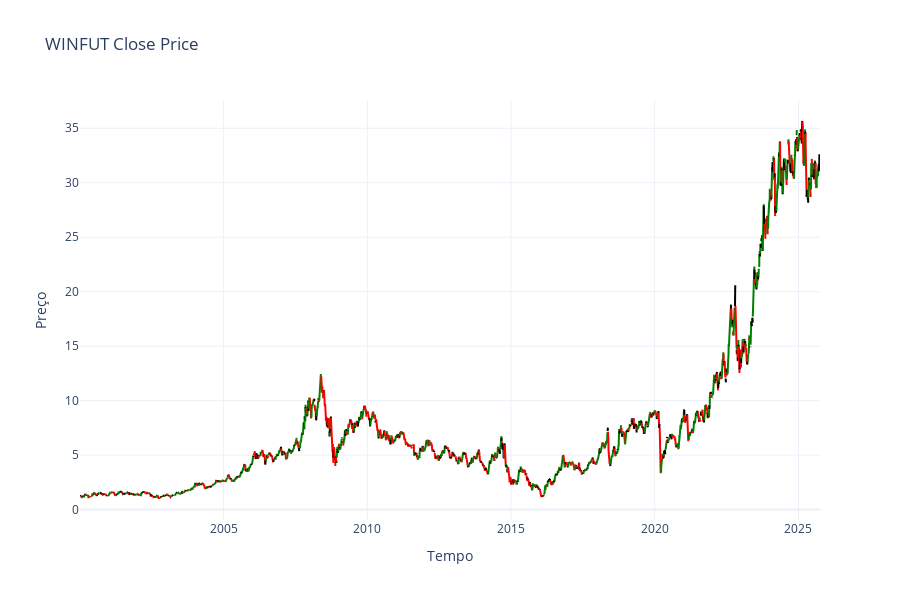

Notebook source saved alongside this figure:
### Code cell
import plotly.graph_objects as go
import numpy as np
df.set_index('time',inplace=True)
fig = go.Figure()

# Inicializar arrays
targets = df['target'].values
start_idx = 0

# Criar segmentos contínuos de cores
for i in range(1, len(targets)):
    if targets[i] != targets[start_idx]:
        # Determinar cor do segmento
        color = 'black'  # neutro
        if targets[start_idx] == 1:
            color = 'green'
        elif targets[start_idx] == -1:
            color = 'red'
        
        fig.add_trace(go.Scatter(
            x=df.index[start_idx:i],
            y=df['close'].iloc[start_idx:i],
            mode='lines',
            line=dict(color=color),
            showlegend=False
        ))
        start_idx = i

# Último segmento
color = 'black'
if targets[start_idx] == 1:
    color = 'green'
elif targets[start_idx] == -1:
    color = 'red'

fig.add_trace(go.Scatter(
    x=df.index[start_idx:],
    y=df['close'].iloc[start_idx:],
    mode='lines',
    line=dict(color=color),
    showlegend=False
))

# Layout
fig.update_layout(
    title="WINFUT Close Price",
    xaxis_title="Tempo",
    yaxis_title="Preço",
    template="plotly_white",
    hovermode="x unified",
    height=600
)

fig.show()
df.reset_index(inplace=True)
